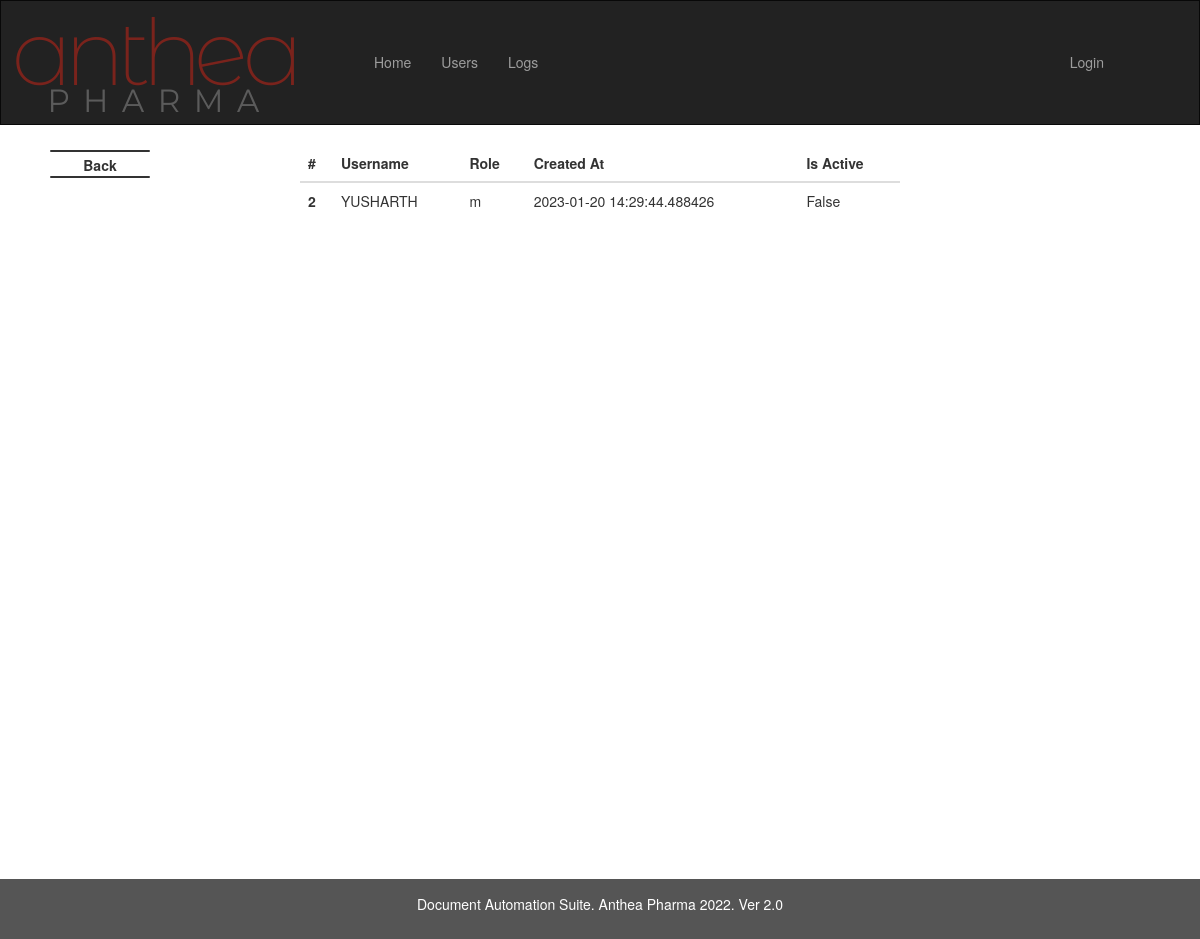
Page /data/2 on the committed database.
### imp_calc/models.py (models this page shows, shortened)
class User(db.Model, UserMixin):
    id = db.Column(db.Integer(),primary_key = True)
    is_activate = db.Column(db.Boolean, default=True)
    is_password_changed = db.Column(db.Boolean, default=False)
    username = db.Column(db.String(length=12),nullable = False, unique = True)
    role = db.Column(db.String(length=1),nullable=False)
    password_hash = db.Column(db.String(length=60),nullable = False)
    created_at = db.Column(db.DateTime, nullable = False, default= datetime.utcnow)
    logs = relationship("Logs", backref="UserLogs")
    @property
    def is_active(self):
        return self.is_activate
    @property
    def password(self):
        return self.password

### imp_calc/routes.py (the view)
@app.route('/data/<int:user_id>')
def RetrieveSingleEmployee(user_id):
    user = User.query.filter_by(id=user_id).first()
    if user:
        return render_template('data.html', user = user)
    return f"User with id ={id} Doenst exist"

### imp_calc/templates/data.html
{% extends 'admin.html' %}
{% block main %}
<table class="table">
  <thead>
    <tr>
      <th scope="col">#</th>
      <th scope="col">Username</th>
      <th scope="col">Role</th>
      <th scope="col">Created At</th>
      <th scope="col">Is Active</th>
	</tr>
  </thead>
  <tbody>
    <tr>
      <th scope="row">{{user.id}}</th>
      <td>{{user.username}}</td>
      <td>{{user.role}}</td>
      <td>{{user.created_at}}</td>
      <td>{{user.is_active}}</td>
    </tr>
  </tbody>
</table>
<br>
<br>
<br>
<br>
<br>
<br>
<br>
<br>
<br>
<br>
<br>
<br>
<br>
<br>
<br>
<br>
<br>
<br>
<br>
<br>
<br>
<br>
<br>
<br>
<br>
<br>
<br>
<br>
<br>
<br>
<br>
<br>
{% endblock %}

### imp_calc/static/css/admin.css (style rules this page uses)
.table { position: relative; }

### imp_calc/templates/base.html (style rules this page uses)
.table { display: table; margin: auto; width: 50%; margin-top: 20px; margin-bottom: 20px; }

### rows in the picture
User: id "2", username "YUSHARTH", role "m", created_at "2023-01-20 14:29:44.488426", is_active "False"
